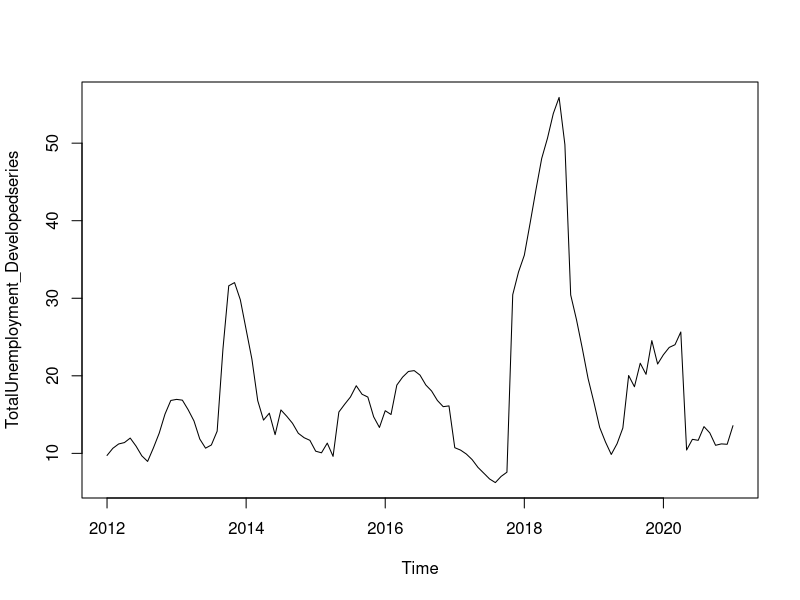
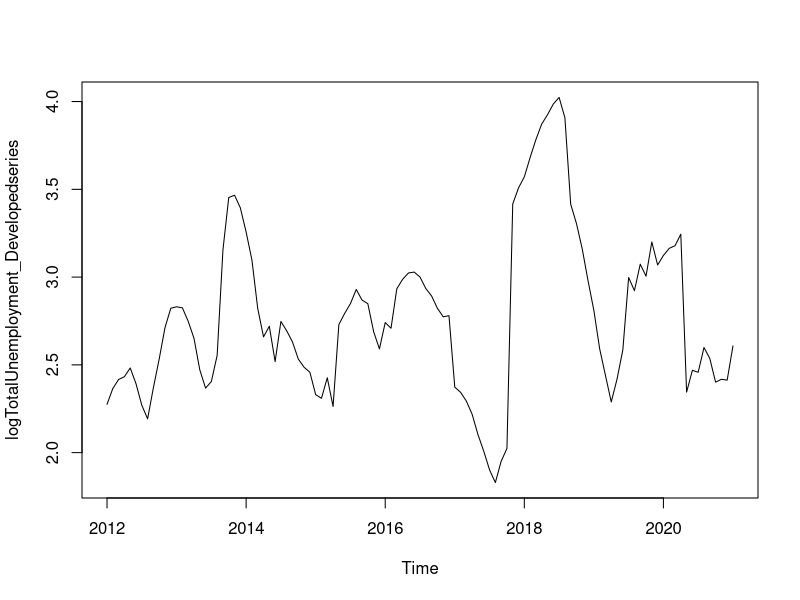
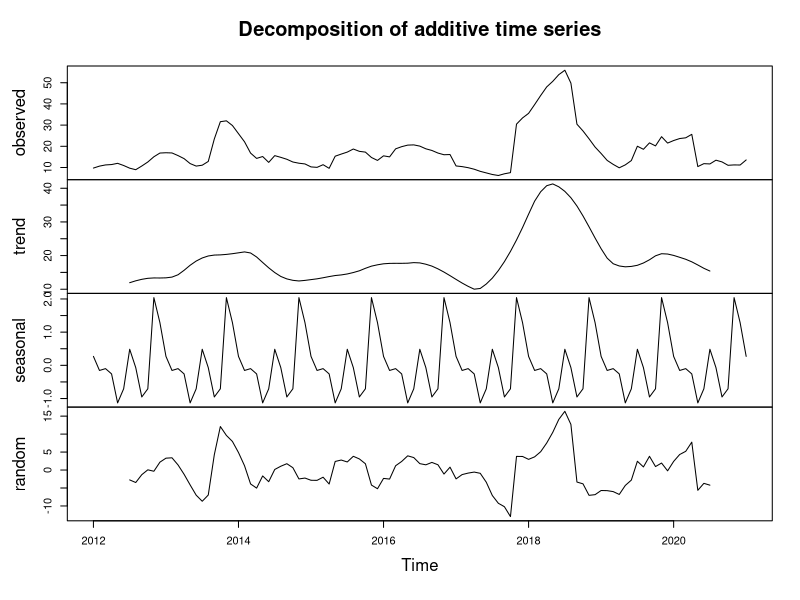
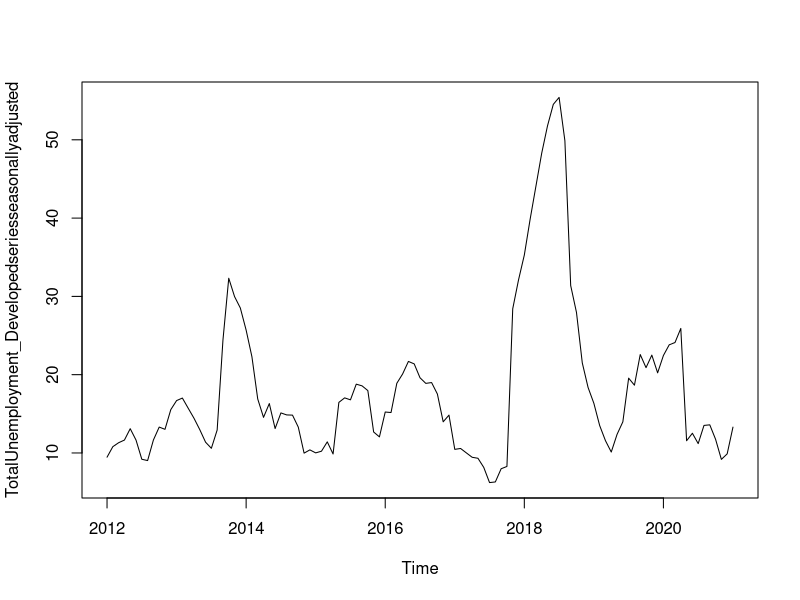
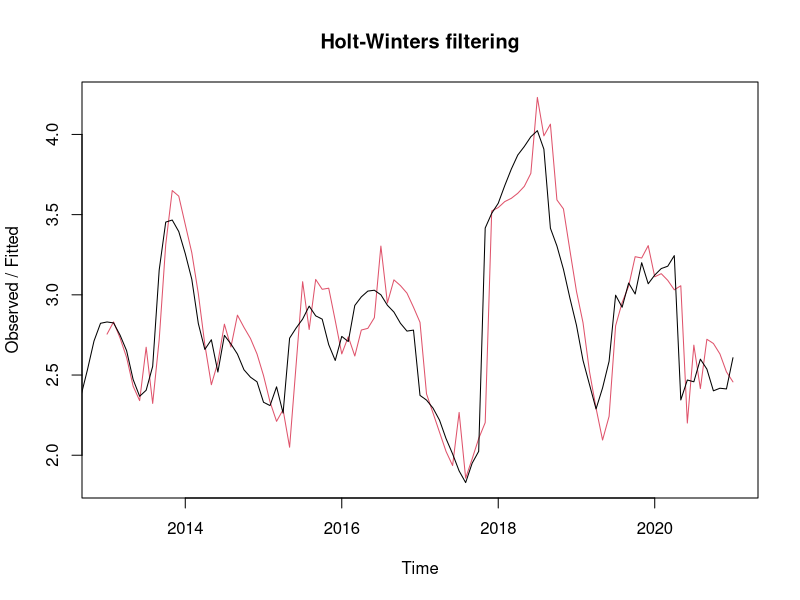
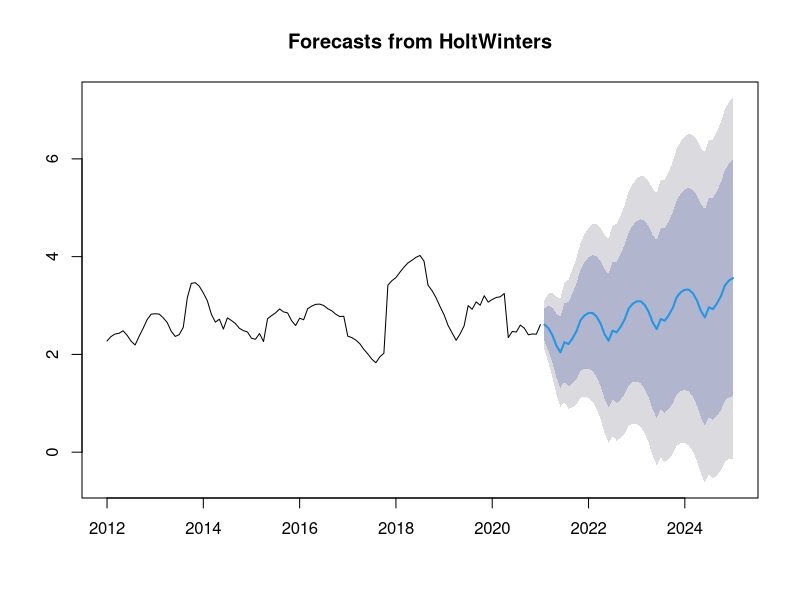
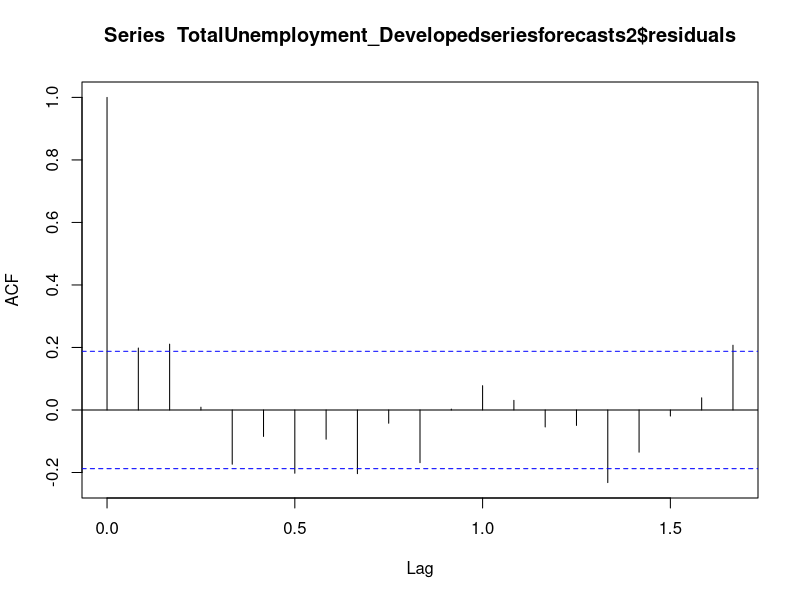
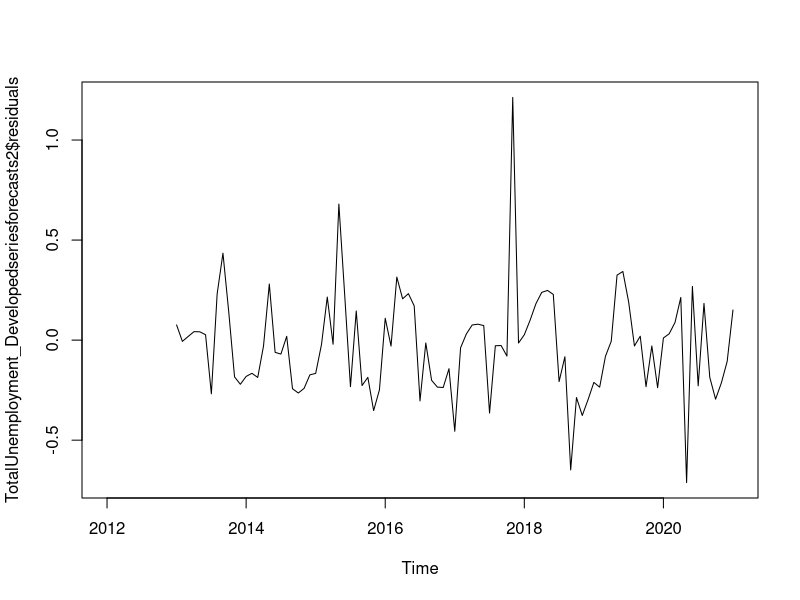

Here is the R script that generated these plots, in order:
#Install packages

install.packages("TTR")
install.packages("forecast")
library(corrplot)
library(caret)
library("TTR")
library("forecast")


plotForecastErrors <- function(forecasterrors)
{
  # make a histogram of the forecast errors:
  mybinsize <- IQR(forecasterrors)/4 
  mysd	<- sd(forecasterrors)
  mymin <- min(forecasterrors) - mysd*5 
  mymax <- max(forecasterrors) + mysd*3
  # generate normally distributed data with mean 0 and standard deviation mysd
  mynorm <- rnorm(10000, mean=0, sd=mysd)
  mymin2 <- min(mynorm)
  mymax2 <- max(mynorm)
  if (mymin2 < mymin) { mymin <- mymin2 }
  if (mymax2 > mymax) { mymax <- mymax2 }
  # make a red histogram of the forecast errors, with the normally distributed data overlaid:
  mybins <- seq(mymin, mymax, mybinsize)
  hist(forecasterrors, col="red", freq=FALSE, breaks=mybins)
  # freq=FALSE ensures the area under the histogram = 1
  # generate normally distributed data with mean 0 and standard deviation mysd
  myhist <- hist(mynorm, plot=FALSE, breaks=mybins)
  # plot the normal curve as a blue line on top of the histogram of forecast errors:
  points(myhist$mids, myhist$density, type="l", col="blue", lwd=2)
}


library(tidyverse)
library(dplyr)

# importing data
# set the correct working directory to capture data
Combined_Class <-read.csv("Combined_Class.csv")

Developed_EU <- Combined_Class %>% select(1:2, 6,7)
Reduced_Developed_EU <- filter(Developed_EU, Development_Class == "Developed Countries" )
head(as.data.frame(Reduced_Developed_EU))
str(Reduced_Developed_EU)
#Define the obj of the Time Series analysis.
Reduced_Developed_EU_1 <- Reduced_Developed_EU[ ,c('Percentage_Total_Unemployment',
                                       'Year')]
Reduced_Developed_EU_1

#Reading Time Series

TotalUnemployment_Developed <-Reduced_Developed_EU_1[,c('Percentage_Total_Unemployment')]
TotalUnemployment_Developed
TotalUnemployment_Developedseries <- ts(TotalUnemployment_Developed,frequency = 12, start = c(2012), end = c(2021))
TotalUnemployment_Developedseries


#Ploting Time series. 
plot.ts(TotalUnemployment_Developedseries)

#Transform the time series by calculating the natural log of the original data

logTotalUnemployment_Developedseries <- log(TotalUnemployment_Developedseries)
plot.ts(logTotalUnemployment_Developedseries)


#Decompising Time Series

####### Decomposing Seasonal Data ######

TotalUnemployment_Developedseriescomponents <- decompose(TotalUnemployment_Developedseries)

TotalUnemployment_Developedseriescomponents$seasonal 

plot(TotalUnemployment_Developedseriescomponents)

#Seasonally Adjusting
TotalUnemployment_Developedseriescomponents <- decompose(TotalUnemployment_Developedseries)
TotalUnemployment_Developedseriesseasonallyadjusted <- TotalUnemployment_Developedseries - TotalUnemployment_Developedseriescomponents$seasonal

plot(TotalUnemployment_Developedseriesseasonallyadjusted)

#Predictive model for the log of yearly unemployment in EU using Holtwinters
logTotalUnemployment_Developedseries <- log(TotalUnemployment_Developedseries)
TotalUnemployment_Developedseriesforecasts <- HoltWinters(logTotalUnemployment_Developedseries)
TotalUnemployment_Developedseriesforecasts
TotalUnemployment_Developedseriesforecasts$SSE

plot(TotalUnemployment_Developedseriesforecasts)


#Forecasts Jan 2021 to Dec 2025
TotalUnemployment_Developedseriesforecasts2 <- forecast(TotalUnemployment_Developedseriesforecasts, h=48)
TotalUnemployment_Developedseriesforecasts2


plot(TotalUnemployment_Developedseriesforecasts2)


acf(TotalUnemployment_Developedseriesforecasts2$residuals, lag.max=20 , na.action = na.pass)
Box.test(TotalUnemployment_Developedseriesforecasts2$residuals, lag=20, type="Ljung-Box")


plot.ts(TotalUnemployment_Developedseriesforecasts2$residuals) # make time series plot

TotalUnemployment_Developedseriesforecasts2$residuals <- TotalUnemployment_Developedseriesforecasts2$residuals [!is.na(TotalUnemployment_Developedseriesforecasts2$residuals)]
plotForecastErrors(TotalUnemployment_Developedseriesforecasts2$residuals)
mean(TotalUnemployment_Developedseriesforecasts2$residuals)

#Forcasting using Arima 
#Getting the model
acf(TotalUnemployment_Developedseries, lag.max=20, plot=FALSE) # get the values

pacf(TotalUnemployment_Developedseries, lag.max=20)
pacf(TotalUnemployment_Developedseries, lag.max=20, plot=FALSE)

auto.arima(TotalUnemployment_Developed)

auto.arima(TotalUnemployment_Developed,ic='bic')
####### Forecasting Using an ARIMA Model #######

TotalUnemployment_Developedseriesarima <- arima(TotalUnemployment_Developedseries, order=c(1,0,1))
TotalUnemployment_Developedseriesarima 

TotalUnemployment_Developedseriesforecasts1 <- forecast(TotalUnemployment_Developedseriesarima , h=48)
TotalUnemployment_Developedseriesforecasts1

plot(TotalUnemployment_Developedseriesforecasts1)

acf(TotalUnemployment_Developedseriesforecasts1$residuals, lag.max=20)
Box.test(TotalUnemployment_Developedseriesforecasts1$residuals, lag=20, type="Ljung-Box")

plot.ts(TotalUnemployment_Developedseriesforecasts1$residuals)


plotForecastErrors(TotalUnemployment_Developedseriesforecasts1$residuals) 
mean(TotalUnemployment_Developedseriesforecasts1$residuals)



